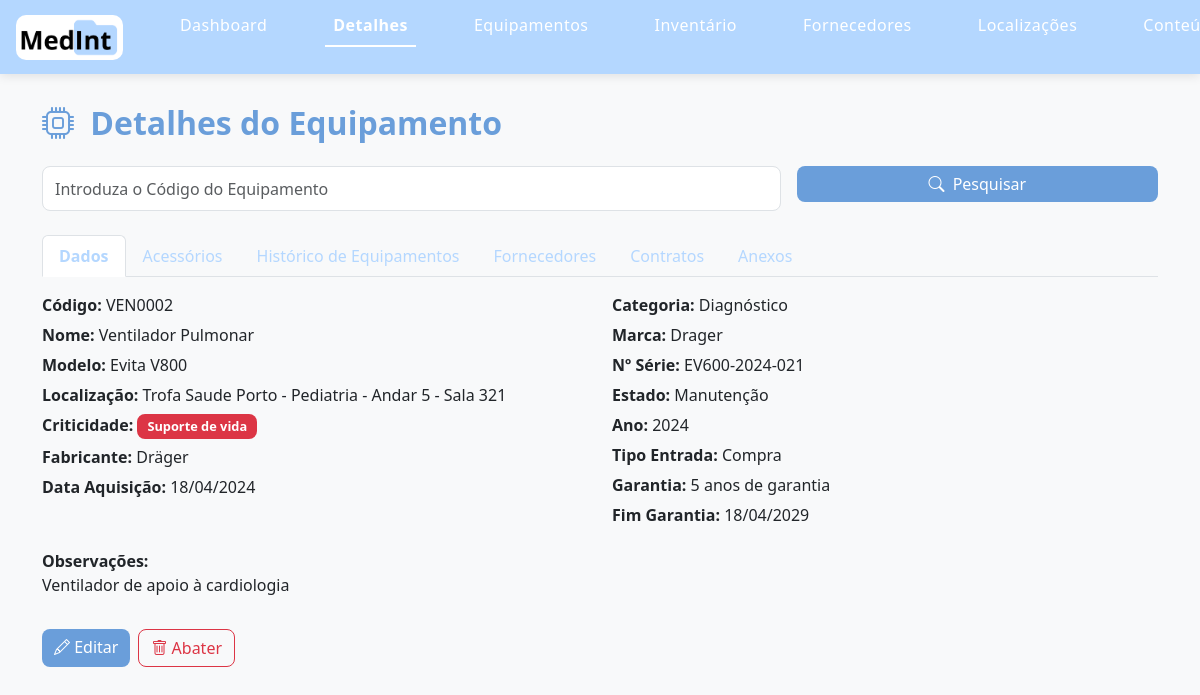
Page /1230798/medint/private/detalhes_equipamento.php?id=33 (signed in) on the committed database.
### tables this page shows
CREATE TABLE IF NOT EXISTS `equipamentounidade` (
  `id` int NOT NULL AUTO_INCREMENT,
  `idEquipamento` int NOT NULL,
  `Codigo` varchar(20) NOT NULL DEFAULT '',
  `idLocalizacao` int NOT NULL,
  `numSerie` varchar(50) NOT NULL DEFAULT '0',
  `estado` enum('Ativo','Inativo','Manutenção','Calibração','Quarentena','Abatido') NOT NULL,
  `anoFabrico` int NOT NULL DEFAULT '0',
  `dataAquisicao` date NOT NULL,
  `dataFimGarantia` date NOT NULL,
  `tipoEntrada` varchar(50) NOT NULL DEFAULT '' COMMENT 'Compra, Doação, Empréstimo',
  `obs` text NOT NULL,
  PRIMARY KEY (`id`),
  KEY `FK_equipamentounidade_localizacao` (`idLocalizacao`),
  KEY `FK_equipamentounidade_equipamentos` (`idEquipamento`) USING BTREE,
  KEY `Codigo` (`Codigo`),
  CONSTRAINT `FK_equipamentounidade_equipamentos` FOREIGN KEY (`idEquipamento`) REFERENCES `equipamentos` (`id`),
  CONSTRAINT `FK_equipamentounidade_localizacao` FOREIGN KEY (`idLocalizacao`) REFERENCES `localizacao` (`id`)
);

CREATE TABLE IF NOT EXISTS `equipamentos` (
  `id` int NOT NULL AUTO_INCREMENT,
  `descricao` varchar(100) NOT NULL DEFAULT '0',
  `idTipo` int NOT NULL DEFAULT '0',
  `idMarca` int NOT NULL DEFAULT '0',
  `modelo` varchar(100) NOT NULL DEFAULT '0',
  `anosGarantia` int NOT NULL COMMENT 'Garantia em Anos',
  `criticidade` enum('','Baixa','Média','Alta','Suporte de vida') NOT NULL DEFAULT '',
  `componente` bit(1) NOT NULL DEFAULT (0),
  `idfabricante` int DEFAULT NULL,
  `manualSer` varchar(250) DEFAULT NULL,
  `manualTec` varchar(250) DEFAULT NULL,
  `manualCon` varchar(250) DEFAULT NULL,
  PRIMARY KEY (`id`),
  KEY `FK_equipamentos_marca` (`idMarca`) USING BTREE,
  KEY `FK_equipamentos_tipoequipamento` (`idTipo`),
  KEY `FK_equipamentos_fabricante` (`idfabricante`),
  CONSTRAINT `FK_equipamentos_fabricante` FOREIGN KEY (`idfabricante`) REFERENCES `fabricante` (`id`),
  CONSTRAINT `FK_equipamentos_marca` FOREIGN KEY (`idMarca`) REFERENCES `marca` (`id`),
  CONSTRAINT `FK_equipamentos_tipoequipamento` FOREIGN KEY (`idTipo`) REFERENCES `tipoequipamento` (`id`)
);

CREATE TABLE IF NOT EXISTS `edificios` (
  `id` int NOT NULL,
  `nome` char(100) NOT NULL DEFAULT '',
  `morada` char(100) NOT NULL DEFAULT '',
  `localidade` char(100) NOT NULL DEFAULT '',
  `codPostal` char(100) NOT NULL DEFAULT '',
  PRIMARY KEY (`id`)
);

CREATE TABLE IF NOT EXISTS `servicos` (
  `id` int NOT NULL AUTO_INCREMENT,
  `descricao` char(100) NOT NULL,
  PRIMARY KEY (`id`)
);

CREATE TABLE IF NOT EXISTS `localizacao` (
  `id` int NOT NULL AUTO_INCREMENT,
  `idEdificio` int NOT NULL,
  `idServico` int NOT NULL,
  `andar` int NOT NULL,
  `sala` char(20) NOT NULL DEFAULT '',
  PRIMARY KEY (`id`),
  KEY `FK_localizacao_edificios` (`idEdificio`),
  KEY `FK_localizacao_servicos` (`idServico`),
  CONSTRAINT `FK_localizacao_edificios` FOREIGN KEY (`idEdificio`) REFERENCES `edificios` (`id`),
  CONSTRAINT `FK_localizacao_servicos` FOREIGN KEY (`idServico`) REFERENCES `servicos` (`id`)
);

CREATE TABLE IF NOT EXISTS `fabricante` (
  `nome` varchar(50) NOT NULL,
  `id` int NOT NULL AUTO_INCREMENT,
  `webSite` varchar(100) DEFAULT NULL,
  PRIMARY KEY (`id`,`nome`),
  KEY `nome` (`nome`)
);

CREATE TABLE IF NOT EXISTS `tipoequipamento` (
  `id` int NOT NULL AUTO_INCREMENT,
  `descricao` char(100) DEFAULT NULL,
  `identcod` char(2) DEFAULT NULL,
  PRIMARY KEY (`id`)
);

CREATE TABLE IF NOT EXISTS `marca` (
  `id` int NOT NULL AUTO_INCREMENT,
  `descricao` char(100) NOT NULL DEFAULT '',
  PRIMARY KEY (`id`)
);

### 1230798/medint/private/detalhes_equipamento.php (the view, shortened to what this page needs)
<?php
require_once __DIR__ . '/includes/funcoes.php';
$idUnidade = $_GET['id'] ?? '';
$codigoPesquisa = trim($_GET['codigo'] ?? '');
$unidade = null;
function formatar_data($data)
{
    return date('d/m/Y', strtotime($data));
}
function texto_garantia($anos)
{
    return $anos == 1 ? '1 ano de garantia' : $anos . ' anos de garantia';
}
try {
    $ligacao = new PDO(
        "mysql:host=" . MYSQL_HOST . ";port=" . MYSQL_PORT . ";dbname=" . MYSQL_DATABASE . ";charset=utf8",
        MYSQL_USERNAME,
        MYSQL_PASSWORD
    );
    $ligacao->setAttribute(PDO::ATTR_ERRMODE, PDO::ERRMODE_EXCEPTION);
    if (!empty($idUnidade) || !empty($codigoPesquisa)) {
        if (!empty($idUnidade)) {
            $where = "eu.id = ?";
            $parametro = $idUnidade;
        } else {
            $where = "eu.Codigo = ?";
            $parametro = $codigoPesquisa;
        }
        $stmtUnidade = $ligacao->prepare("
            SELECT
                eu.id,
                eu.idEquipamento,
                eu.Codigo,
                eu.idLocalizacao,
                eu.numSerie,
                eu.estado,
                eu.anoFabrico,
                eu.dataAquisicao,
                eu.dataFimGarantia,
                eu.tipoEntrada,
                eu.obs,
                e.descricao AS nomeEquipamento,
                e.modelo,
                e.anosGarantia,
                e.criticidade,
                e.manualSer,
                e.manualTec,
                e.manualCon,
                m.descricao AS marca,
                t.descricao AS categoria,
                f.nome AS fabricante,
                edf.nome as edificio,
                ser.descricao as servico,
                l.andar,
                l.sala
            FROM equipamentounidade eu
            INNER JOIN equipamentos e ON eu.idEquipamento = e.id
            INNER JOIN marca m ON e.idMarca = m.id
            INNER JOIN tipoequipamento t ON e.idTipo = t.id
            LEFT JOIN fabricante f ON e.idfabricante = f.id
            LEFT JOIN localizacao l ON eu.idLocalizacao = l.id
            JOIN edificios edf ON edf.id = l.idEdificio
            JOIN servicos ser ON ser.id= l.idServico
            WHERE $where
            LIMIT 1
        ");
        $stmtUnidade->execute([$parametro]);
        $unidade = $stmtUnidade->fetch(PDO::FETCH_OBJ);
    }
} catch (PDOException $e) {
    $erro = 'Erro ao carregar dados: ' . $e->getMessage();
}
include __DIR__ . '/includes/header_priv.php';
?>
<div class="container py-4">
    <h2 class="mb-4">
        <i class="bi bi-cpu me-2 text-primary"></i>
        Detalhes do Equipamento
    </h2>
    <form id="formPesquisaEquipamento"
          class="row g-3 mb-4"
          method="get"
          action="detalhes_equipamento.php">
        <div class="col-12 col-md-8">
            <input type="text"
                   name="codigo"
                   id="inputBuscaCodigo"
                   class="form-control"
                   placeholder="Introduza o Código do Equipamento"
                   value="<?= htmlspecialchars($codigoPesquisa) ?>">
        </div>
        <div class="col-12 col-md-4">
            <button type="submit" class="btn btn-primary w-100">
                <i class="bi bi-search me-1"></i>
                Pesquisar
            </button>
        </div>
    </form>
    <?php if ($unidade): ?>
        <div id="resultadoEquipamento">
            <ul class="nav nav-tabs mb-3">
                <li class="nav-item">
                    <button class="nav-link active"
                            data-bs-toggle="tab"
                            data-bs-target="#dados"
                            type="button">
                        Dados
                    </button>
                </li>
                <li class="nav-item">
                    <button class="nav-link"
                            data-bs-toggle="tab"
                            data-bs-target="#consumivel"
                            type="button">
                        Acessórios
                    </button>
                </li>
                <li class="nav-item">
                    <button class="nav-link"
                            data-bs-toggle="tab"
                            data-bs-target="#historicoEquipamento"
                            type="button">
                        Histórico de Equipamentos
                    </button>
                </li>
                <li class="nav-item">
                    <button class="nav-link"
                            data-bs-toggle="tab"
                            data-bs-target="#fornecedores"
                            type="button">
                        Fornecedores
                    </button>
                </li>
                <li class="nav-item">
                    <button class="nav-link"
                            data-bs-toggle="tab"
                            data-bs-target="#contratos"
                            type="button">
                        Contratos
                    </button>
                </li>
                <li class="nav-item">
                    <button class="nav-link"
                            data-bs-toggle="tab"
                            data-bs-target="#anexos"
                            type="button">
                        Anexos
                    </button>
                </li>
            </ul>
            <div class="tab-content">
                <div class="tab-pane fade show active" id="dados">
                    <div class="row">
                        <div class="col-12 col-md-6">
                            <p><strong>Código:</strong> <?= htmlspecialchars($unidade->Codigo) ?></p>
                            <p><strong>Nome:</strong> <?= htmlspecialchars($unidade->nomeEquipamento) ?></p>
                            <p><strong>Modelo:</strong> <?= htmlspecialchars($unidade->modelo ?? '–') ?></p>
                            <p>
                                <strong>Localização:</strong>
                                 <?= htmlspecialchars($unidade->edificio ?? '–') ?> -
                                 <?= htmlspecialchars($unidade->servico ?? '–') ?> -
                                Andar <?= htmlspecialchars($unidade->andar ?? '–') ?> -
                                Sala <?= htmlspecialchars($unidade->sala ?? '–') ?>
                            </p>
                            <p><strong>Criticidade:</strong> <?= badge_criticidade($unidade->criticidade ?? '–') ?></p>
                            <p><strong>Fabricante:</strong> <?= htmlspecialchars($unidade->fabricante ?? 'Não definido') ?></p>
                            <p><strong>Data Aquisição:</strong> <?= formatar_data($unidade->dataAquisicao) ?></p>
                        </div>
                        <div class="col-12 col-md-6">
                            <p><strong>Categoria:</strong> <?= htmlspecialchars($unidade->categoria ?? '–') ?></p>
                            <p><strong>Marca:</strong> <?= htmlspecialchars($unidade->marca ?? '–') ?></p>
                            <p><strong>Nº Série:</strong> <?= htmlspecialchars($unidade->numSerie ?? '–') ?></p>
                            <p><strong>Estado:</strong> <?= htmlspecialchars($unidade->estado ?? '–') ?></p>
                            <p><strong>Ano:</strong> <?= htmlspecialchars($unidade->anoFabrico ?? '–') ?></p>
                            <p><strong>Tipo Entrada:</strong> <?= htmlspecialchars($unidade->tipoEntrada ?? '–') ?></p>
                            <p><strong>Garantia:</strong> <?= texto_garantia($unidade->anosGarantia) ?></p>
                            <p><strong>Fim Garantia:</strong> <?= formatar_data($unidade->dataFimGarantia) ?></p>
                        </div>
                    </div>
                    <?php if (!empty($unidade->obs)): ?>
                        <div class="mt-3">
                            <strong>Observações:</strong>
                            <p><?= nl2br(htmlspecialchars($unidade->obs)) ?></p>
                        </div>
                    <?php endif; ?>
                    <div class="d-flex gap-2 mt-3">
                        <a href="editar_equipamento_unidade.php?id=<?= urlencode($unidade->id) ?>"
                           class="btn btn-primary mt-3">
                            <i class="bi bi-pencil"></i>
                            Editar
                        </a>
                        <?php if (($unidade->estado ?? '') !== 'Abatido'): ?>
                            <button id="btnAbater"
                                    class="btn btn-outline-danger mt-3"
                                    data-bs-toggle="modal"
                                    data-bs-target="#modalAbater">
                                <i class="bi bi-trash"></i>
                                Abater
                            </button>
                        <?php endif; ?>
                    </div>
                </div>
            </div>
        </div>
    <?php endif; ?>
</div>
</body>
</html>

### 1230798/medint/private/includes/funcoes.php (shortened to what this page needs)
<?php
function badge_criticidade($criticidade)
{
    $texto = $criticidade ?? '–';
    $valor = strtolower(trim($texto));
    $classe = 'badge text-bg-success';
    if ($valor === 'média' || $valor === 'media') {
        $classe = 'badge text-bg-warning';
    } elseif ($valor === 'alta') {
        $classe = 'badge text-bg-orange';
    } elseif ($valor === 'suporte de vida') {
        $classe = 'badge text-bg-danger';
    }
    return '<span class="' . $classe . '">' . htmlspecialchars($texto) . '</span>';
}

### 1230798/medint/css/1230798.css (style rules this page uses)
:root { --primary: #6a9eda; --primary-dark: #5a8bc7; --primary-soft: #eaf4ff; --secondary: #b4d7ff; --dark: #1f2937; --gray: #6c757d; --light-gray: #f8f9fa; --success: #198754; --danger: #dc3545; --warning:#ff0707; }
body { background-color: var(--light-gray); font-family: "Segoe UI", Tahoma, Geneva, Verdana, sans-serif; margin:0; }
h2, h3, h4, h5 { font-weight: 600; color: #6a9eda; }
.badge { font-size: 0.8rem; padding: 6px 10px; border-radius: 8px; }
.form-control, .form-select { border-radius: 8px; }
.btn { border-radius: 8px; font-weight: 500; }
.btn-primary { background-color: var(--primary); border: none; }
.bi { color: var(--primary-) !important; }
.nav-tabs .nav-link { color: var(--secondary) !important; }
.nav-tabs .nav-link.active { color: var(--secondary)!important; font-weight: 600; }
a { color: var(--secondary); }
body { padding-top: 80px; }
.form-control { height: 45px; border-radius: 8px; }
#dados p { margin-bottom: 6px; }

### rows in the picture
equipamentounidade: Codigo "VEN0002", idEquipamento.descricao "Ventilador Pulmonar", idEquipamento.modelo "Evita V800", edificios.nome "Trofa Saude Porto", servicos.descricao "Pediatria", idLocalizacao.andar "5", idLocalizacao.sala "321", idEquipamento.criticidade "Suporte de vida", fabricante.nome "Dräger", dataAquisicao "18/04/2024", tipoequipamento.descricao "Diagnóstico", marca.descricao "Drager", numSerie "EV600-2024-021", estado "Manutenção", anoFabrico "2024", tipoEntrada "Compra", idEquipamento.anosGarantia "5 anos de garantia", dataFimGarantia "18/04/2029", obs "Ventilador de apoio à cardiologia"
